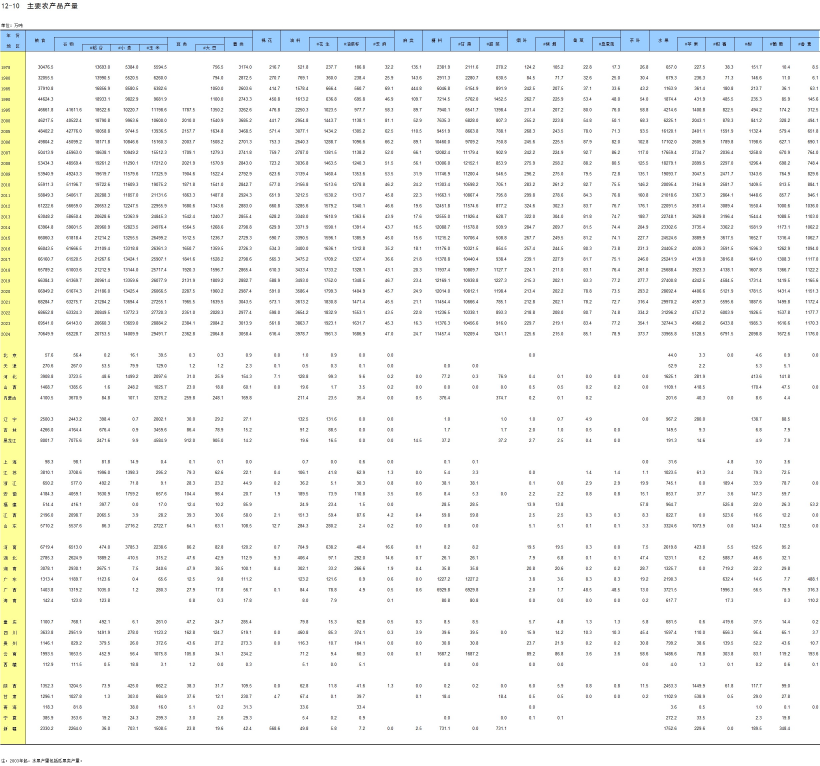
#> input picture kg-system/data/yearbook_imgs/C12-10.jpg, 2458 x 2298 px, found by its file name (shown at 1/3 size)
$ python crop_head.py
#> lines starting #> are read from the running program, lines starting #| are printed output that depends on the picture
import os
from PIL import Image

src = r"c:\粮油知识图谱\kg-system\data\yearbook_imgs\C12-10.jpg"
out = r"c:\粮油知识图谱\kg-system\data\_tmp"
os.makedirs(out, exist_ok=True)
im = Image.open(src)
#> im is the input picture: PIL image 2458x2298 RGB; mean R, G, B 245.5, 246.8, 245.3
w, h = im.size
#> w = 2458; h = 2298
# 表头区域：原图 y 约 95-160，左半部分
head = im.crop((0, 90, 1250, 165)).resize((1250 * 3, 75 * 3), Image.LANCZOS)
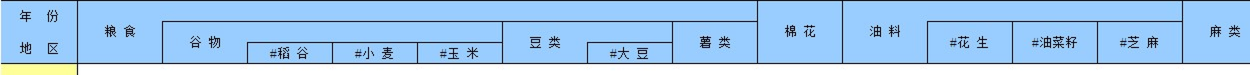
#> head: PIL image 3750x225 RGB (shown at 1/3 size); mean R, G, B 159.6, 199, 236.3
head.save(os.path.join(out, "c12_head_left.png"))
head2 = im.crop((1200, 90, 2458, 165)).resize(((2458 - 1200) * 3, 75 * 3), Image.LANCZOS)
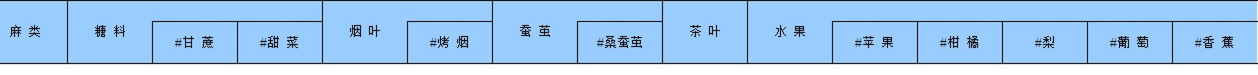
#> head2: PIL image 3774x225 RGB (shown at 1/3 size); mean R, G, B 159.9, 199.4, 237.8
head2.save(os.path.join(out, "c12_head_right.png"))
print("saved", head.size, head2.size)
#| saved (3750, 225) (3774, 225)

$ run again, with kg-system/data/yearbook_imgs/C12-01.jpg copied over kg-system/data/yearbook_imgs/C12-10.jpg
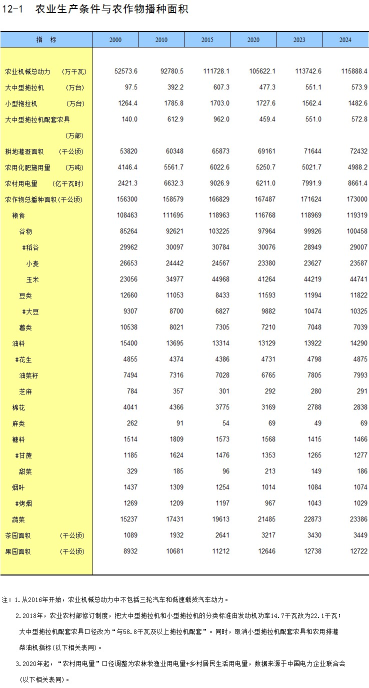
#> input picture kg-system/data/yearbook_imgs/C12-01.jpg, 738 x 1375 px, found by its file name (shown at 1/2 size)
#> im is the input picture: PIL image 738x1375 RGB; mean R, G, B 242.5, 243.8, 226.2
#> `head = im.crop((0, 90, 1250, 165)).resize((1250 * 3, 75 * 3), Image.LA..`:
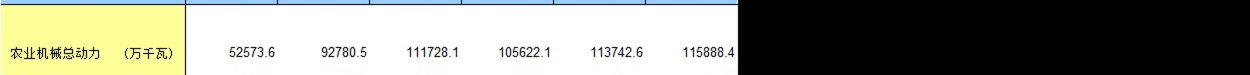
#> head: PIL image 3750x225 RGB (shown at 1/3 size); mean R, G, B 141.1, 142.8, 131.1
#> head2: PIL image 3774x225 RGB; every value is 0
#| saved (3750, 225) (3774, 225)
